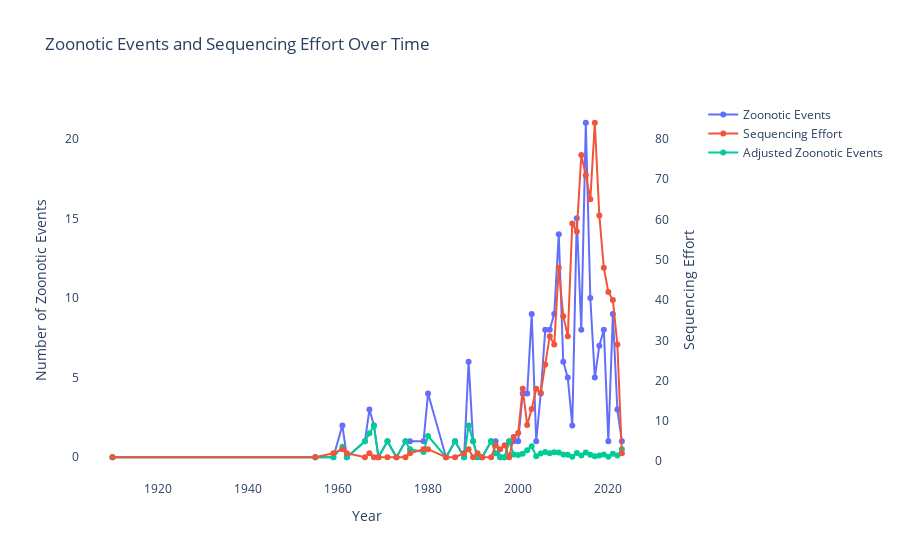

Source (notebook cell):
### Code cell
plot_combined_data(combined_df)

### Figure 1 — Plotly figure (JSON) as saved in the notebook; plotly's stock layout.template omitted (floating-point values rounded to 4 significant figures; data arrays with more than 128 entries replaced by an {"elided": "..."} marker saying what was removed)
{"data": [{"customdata": {"elided": "52x4 str values"}, "hovertemplate": "<b>Year:</b> %{x}<br><b>Number of Events:</b> %{y}<br><b>Viral Clique:</b> %{customdata[0]}<br><b>Leaf GenBank ID:</b> %{customdata[1]}<br><b>Collection Date:</b> %{customdata[2]}<br><b>Leaf Distance:</b> %{customdata[3]}<br>", "mode": "lines+markers", "name": "Zoonotic Events", "type": "scatter", "x": [1910, 1955, 1959, 1961, 1962, 1966, 1967, 1968, 1969, 1971, 1973, 1975, 1976, 1979, 1980, 1984, 1986, 1988, 1989, 1990, 1991, 1992, 1994, 1995, 1996, 1997, 1998, 1999, 2000, 2001, 2002, 2003, 2004, 2005, 2006, 2007, 2008, 2009, 2010, 2011, 2012, 2013, 2014, 2015, 2016, 2017, 2018, 2019, 2020, 2021, 2022, 2023], "xaxis": "x", "y": [0, 0, 0, 2, 0, 1, 3, 2, 0, 1, 0, 1, 1, 1, 4, 0, 1, 0, 6, 1, 0, 0, 1, 1, 0, 0, 1, 1, 1, 4, 4, 9, 1, 4, 8, 8, 9, 14, 6, 5, 2, 15, 8, 21, 10, 5, 7, 8, 1, 9, 3, 1], "yaxis": "y"}, {"mode": "lines+markers", "name": "Sequencing Effort", "type": "scatter", "x": [1910, 1955, 1959, 1961, 1962, 1966, 1967, 1968, 1969, 1971, 1973, 1975, 1976, 1979, 1980, 1984, 1986, 1988, 1989, 1990, 1991, 1992, 1994, 1995, 1996, 1997, 1998, 1999, 2000, 2001, 2002, 2003, 2004, 2005, 2006, 2007, 2008, 2009, 2010, 2011, 2012, 2013, 2014, 2015, 2016, 2017, 2018, 2019, 2020, 2021, 2022, 2023], "xaxis": "x", "y": [1, 1, 2, 3, 2, 1, 2, 1, 1, 1, 1, 1, 2, 3, 3, 1, 1, 2, 3, 1, 2, 1, 1, 4, 3, 4, 1, 6, 7, 18, 9, 13, 18, 17, 24, 31, 29, 48, 36, 31, 59, 57, 76, 71, 65, 84, 61, 48, 42, 40, 29, 2], "yaxis": "y2"}, {"mode": "lines+markers", "name": "Adjusted Zoonotic Events", "type": "scatter", "x": [1910, 1955, 1959, 1961, 1962, 1966, 1967, 1968, 1969, 1971, 1973, 1975, 1976, 1979, 1980, 1984, 1986, 1988, 1989, 1990, 1991, 1992, 1994, 1995, 1996, 1997, 1998, 1999, 2000, 2001, 2002, 2003, 2004, 2005, 2006, 2007, 2008, 2009, 2010, 2011, 2012, 2013, 2014, 2015, 2016, 2017, 2018, 2019, 2020, 2021, 2022, 2023], "xaxis": "x", "y": [0, 0, 0, 0.6667, 0, 1, 1.5, 2, 0, 1, 0, 1, 0.5, 0.3333, 1.333, 0, 1, 0, 2, 1, 0, 0, 1, 0.25, 0, 0, 1, 0.1667, 0.1429, 0.2222, 0.4444, 0.6923, 0.05556, 0.2353, 0.3333, 0.2581, 0.3103, 0.2917, 0.1667, 0.1613, 0.0339, 0.2632, 0.1053, 0.2958, 0.1538, 0.05952, 0.1148, 0.1667, 0.02381, 0.225, 0.1034, 0.5], "yaxis": "y"}], "layout": {"paper_bgcolor": "white", "plot_bgcolor": "white", "title": {"text": "Zoonotic Events and Sequencing Effort Over Time"}, "xaxis": {"anchor": "y", "domain": [0, 0.94], "title": {"text": "Year"}}, "yaxis": {"anchor": "x", "domain": [0, 1], "title": {"text": "Number of Zoonotic Events"}}, "yaxis2": {"anchor": "x", "overlaying": "y", "side": "right", "title": {"text": "Sequencing Effort"}}}}
